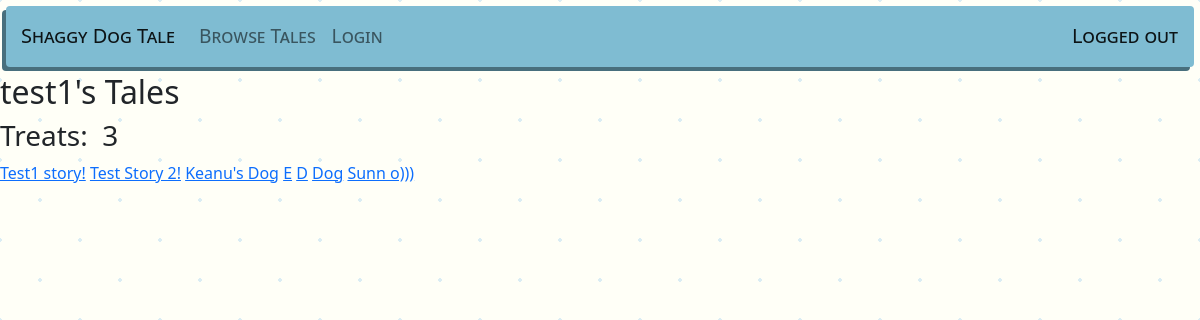
Page /shaggydogtale/contributed/2 on the earlier database version.
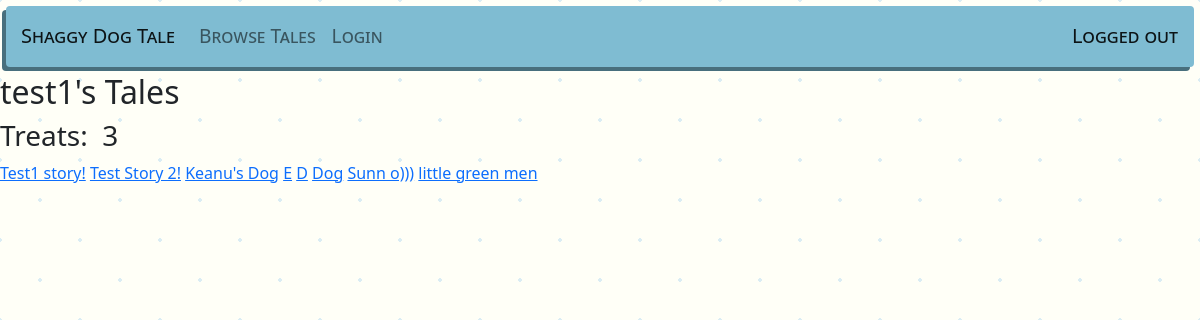
Same page on the later database version.
### shaggydogtale/models.py (models this page shows, shortened)
class Contribution(models.Model):
    user = models.ForeignKey(User, related_name='contributions', on_delete=models.CASCADE)
    story = models.ForeignKey(Story, related_name='contributions', on_delete=models.CASCADE)
    section = models.CharField(max_length=1) # b = beginning, m = middle, e = end

class Story(models.Model):
    title = models.CharField(max_length=100)
    beginning = models.TextField(max_length=2000)
    middle = models.TextField(max_length=2000)
    end = models.TextField(max_length=2000)

### shaggydogtale/views.py (the view)
# urls.py: path('contributed', views.Contributed, name="contributed"),
def Contributed(request, user_id=None):
    title = None
    if user_id == None:
        contributions = Contribution.objects.filter(user = request.user)
        title = 'Your Tales'
    else:
        user = User.objects.get(id=user_id)
        contributions = Contribution.objects.filter(user = user)
        title = f'{user.username}\'s Tales'
    rating = 0
    for contribution in contributions.all():
        for vote in contribution.story.votes.all():
            rating += vote.vote
    context = {
        'title': title,
        'contributions': contributions,
        'rating': rating
    }
    return render(request, 'shaggydogtale/contributed.html', context)

### shaggydogtale/templates/shaggydogtale/contributed.html
{% extends 'shaggydogtale/base.html' %}
{% block body %}
<h2>{{title}}</h2>
<h3>Treats:&nbsp;<img src="https://cdn-icons-png.flaticon.com/512/5793/5793514.png" alt="" width="25px"> {{rating}}</h3>
    {% for contribution in contributions %}
        <a href="{% url 'shaggydogtale:view' contribution.story.id %}">{{contribution.story.title}}</a>
    {% endfor %}
{% endblock body %}

Differences in the rows shown:
added Contribution: story "little green men"
